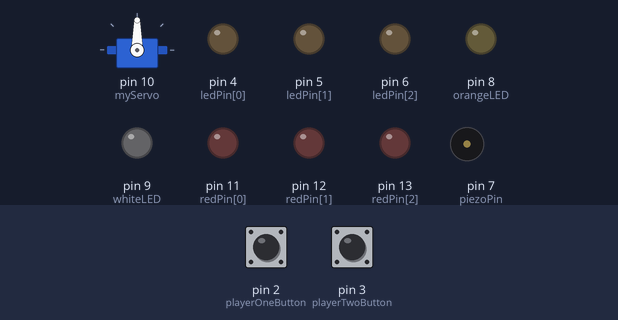
Simulated run of this sketch. Board: Arduino Uno, built with avr-gcc and run on an emulated ATmega328P. Parts: servo, output pins drawn as LEDs (lit = HIGH), buzzer (waves = sounding). The inputs (shaded band) are chosen by the test bench; at power-on: pin 2 (playerOneButton) HIGH, pin 3 (playerTwoButton) HIGH. Random numbers use the default seed unless the sketch sets one.

Above: at 1.2 s.
1.3 s: pin 2 (playerOneButton) pulled LOW for 0.15 s
At 3.8 s:
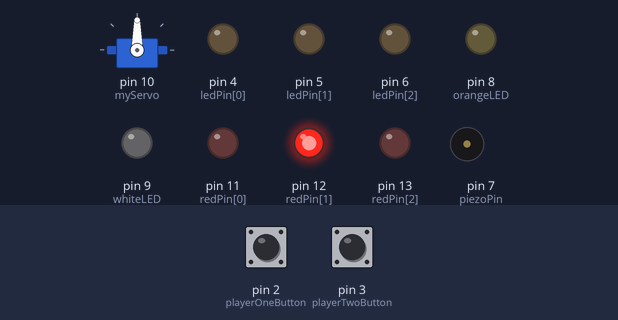
4.4 s: pin 2 (playerOneButton) pulsed LOW 2 times (0.12 s each, 0.3 s apart)
At 6.6 s:
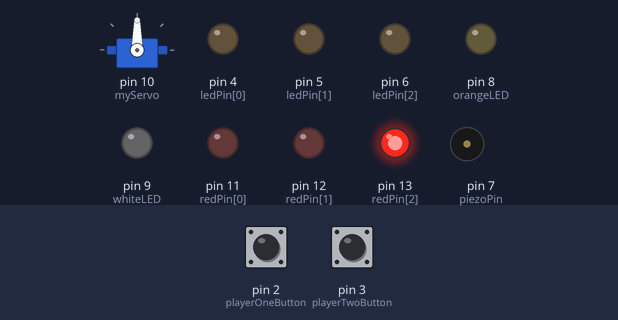
8.0 s: pin 3 (playerTwoButton) pulled LOW for 0.15 s
At 10.5 s:
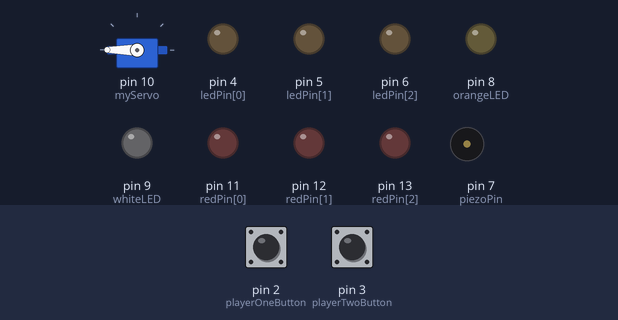
11.1 s: pin 3 (playerTwoButton) pulsed LOW 2 times (0.12 s each, 0.3 s apart)
At 13.1 s:
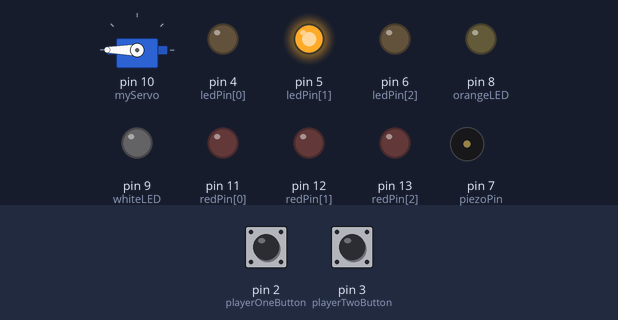
14.1 s: pin 2 (playerOneButton) pulled LOW for 1 s
At 16.7 s:
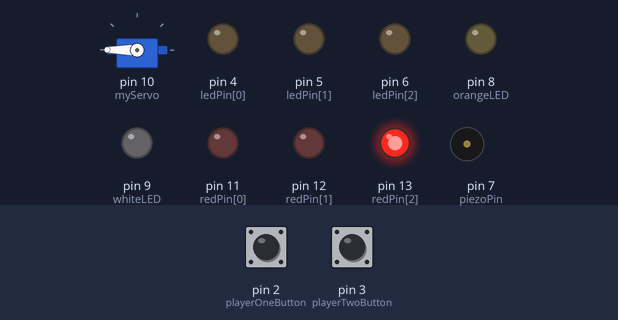
Timing chart, 0 to 30.2 s (numbered marks = the images above; inputs shaded):
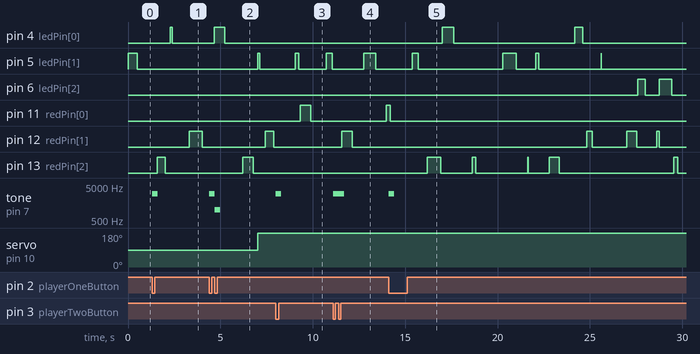

Measured:
- after the input at 1.3 s, tone on pin 7 (piezoPin): silent → 3000 Hz at once, → silent 0.30 s later
- after the input at 4.4 s, tone on pin 7 (piezoPin): silent → 3000 Hz at once, → 1000 Hz 0.30 s later, → silent 0.30 s later; servo on pin 10 (myServo): 90° → 180° after 2.6 s
- after the input at 8.0 s, tone on pin 7 (piezoPin): silent → 3000 Hz at once, → silent 0.30 s later
- after the input at 11.1 s, tone on pin 7 (piezoPin): silent → 3000 Hz at once, → silent 0.60 s later
- after the input at 14.1 s, tone on pin 7 (piezoPin): silent → 3000 Hz at once, → silent 0.30 s later

The sketch:

codeAnnotated.ino
```cpp
 /*
 *  This is the starter code for CM10194 System Architecture I Arduino Coursework 1.
 *  You need to extend this code to fufill the coursework specification.
 *  Couresework specification on Moodle: https://moodle.bath.ac.uk/mod/assign/view.php?id=914187
*/

#include <Servo.h> //installing the servo library

// assign LEDs and button to pins
int ledPin[] = {4,5,6};
int redPin[] = {11,12,13};
int playerOneButton = 2;
int playerTwoButton = 3;
int whiteLED = 9; //LED for a correct score for P1
int orangeLED = 8;//LED for a correct score for P2
int piezoPin = 7; //the pin for the piezo
int servo = 10;

// declare variables
int randNumber;
int whiteLEDOn;
int scoreP1 = 0;//store player ones score in this variable
int scoreP2 = 0;//store player twos score in this variable
int BoolP1 = 0;//Boolean to help the code check whether the button press for player one is correct
int BoolP2 = 0;//Boolean to help the code check whether the button press for player two is correct
Servo myServo;//sets the servo to the name myServo

//setup interrupt, button input and LED outputs
void setup() {
  attachInterrupt(digitalPinToInterrupt(2), checkPlayerOneInput, FALLING); // specify interrupt for when player ones button is pressed
  attachInterrupt(digitalPinToInterrupt(3), checkPlayerTwoInput, FALLING); // interrupt for when player twos button is pressed
  for (int i=0; i<3; i++){ // loop to assign all player 1 LEDS to the pins
    pinMode(ledPin[i], OUTPUT); // setting the LEDs as an output
  }
  for (int i=0; i<3; i++){ // loop to assign all player 1 LEDS to the pins
    pinMode(redPin[i], OUTPUT); // setting the LEDs as an output
  }
  myServo.attach(10); // attaching the servo to pin 10
  pinMode(playerOneButton, INPUT_PULLUP);
  pinMode(playerTwoButton, INPUT_PULLUP);
  pinMode(whiteLED, OUTPUT);
  pinMode(orangeLED, OUTPUT);
}

//run main program loop
void loop() {
  while (scoreP1 <10 && scoreP2 < 10){ // while the game has not ended keep the game playing for player one and player two
     playerOneGame(); // runs the game for player one
     playerTwoGame(); //runs the game for player two
     ScoreCompare();  // checks the score
  }
  if (scoreP1 >= 10){ // if player one has reached the score limit
    gameOver(scoreP1,scoreP2); //run the game over function passing through both players scores
    }
  else if(scoreP2>=10){ // if player two has reached the score limit
      gameOver(scoreP1,scoreP2); //run the game over function passing through both players scores
    }
}

void gameOver(int scoreP1, int scoreP2){ // game over function passing both players score as integers
for(int i = 0; i <= 20; i++){ // create a for loop to flash all their LEDs
      delay(50);
      digitalWrite(ledPin[0],HIGH);
      digitalWrite(ledPin[1],HIGH); // lighting up all the LEDs for player one
      digitalWrite(ledPin[2],HIGH);
      digitalWrite(redPin[0],HIGH);
      digitalWrite(redPin[2],HIGH); // lighting up all the LEDs for player two
      digitalWrite(redPin[1],HIGH);
      delay(50);
      digitalWrite(ledPin[0],LOW);
      digitalWrite(ledPin[1],LOW); // turning the lights off
      digitalWrite(ledPin[2],LOW);
      digitalWrite(redPin[0],LOW);
      digitalWrite(redPin[2],LOW); // turning off all the LEDs for player two
      digitalWrite(redPin[1],LOW);
      if (scoreP1 >=10){ // if player one has won the game
      digitalWrite(whiteLED,HIGH);//turn player 1 LED on to show they have won the game
      delay(50);
      digitalWrite(whiteLED,LOW);//turn the LED off
      delay(50);
    }

      else if (scoreP2 >=10){ //if player two has won the game
      digitalWrite(orangeLED,HIGH); //turn player 2 LED on to show they have won the game
      delay(50);
      digitalWrite(orangeLED,LOW);//turn the LED off
      delay(50);

        }

  }
  scoreP1=0; //resets both players scores
  scoreP2=0;
}


void ScoreCompare(){ // function to compare both plyers score and adjust the servo to point to the winner
  if(scoreP1 > scoreP2){ // if player one is winning
    myServo.write(180);//rotate the servo and arrow by 180 degrees from 90 to the direction of player one
    }
   else if(scoreP1 < scoreP2){ // if player two is winning
    myServo.write(0);//rotate the servo to 0 degrees from 90 to show that player two is winning
  }else{// if no one is winnning and the game is tied
   myServo.write(90); // rotate the servo to 90 degrees to point inbetween the two players
  }
}


void playerOneGame(){ //function for player ones game
      BoolP1 = 0; // sets the boolean for player one to 0. The boolean is used to see when a button press is incorrect or correct
      randNumber = random(3); // select a random number
      digitalWrite(ledPin[randNumber], HIGH); // light the LED with this number
      int ButtonTime = random(750-1500);//create a random time for the button to be correctly pressed
      long stime = millis();//initialise a variable to store the time starting from 0 milliseconds
      while (millis() - stime < ButtonTime){ //while the time is less than the button time
        BoolP1 = 1; // set the boolean for player 1 tobe true
        //this means that a button pressed at this time is a correct button pressed

      }
      BoolP1 = 0; // when the time runs out set the boolean back to 0 so any button presses are incorrect
      digitalWrite(ledPin[randNumber], LOW);//turn the lit LED off
      delay(random(500-2000)); // wait a randome time again before the function is used again in the main loop
      }
void playerTwoGame(){//function for player twos game
      BoolP2 = 0;// // sets the boolean for player two to 0. The boolean is used to see when a button press is incorrect or correct
      randNumber = random(3); // select a random number
      digitalWrite(redPin[randNumber], HIGH); // light the LED with this number
      int ButtonTime = random(750-1500); //create a random time for the button to be pressed for player two
      long stime = millis();//initialise a variable to store the time starting from 0 milliseconds
      while (millis() - stime < ButtonTime){//while the time is less than the button time generated any button presses in this time are valid
        BoolP2 = 1; //sets player twos boolean value to 1 so that the button press in this time is a valid button press
      }
      BoolP2 = 0;// when the time runs out set the boolean back to 0 so any button presses are incorrect
      digitalWrite(redPin[randNumber], LOW);//turn the lit LED off
      delay(random(500-2000));// wait a randome time again before the function is used again in the main loop
      }


void checkPlayerOneInput(){//the interrupt function for player ones button
  //the function checks that when the button is pressed for player one at any time it is a correct button press
  if(BoolP1 == 1){//if the boolean value for player one is valid
    playerOneInput();//run the function which shows that the button press was correct
  }else{//if the button press was invalid
    tone(piezoPin,3000,300); //output a sound on the peizo to show that the button press was incorrect
  }
  }
void playerOneInput() {//function for a correct button press by P1
      BoolP1 = 1;
      digitalWrite(whiteLED, HIGH);//turns P1, LED that indicates a correct button press on
      tone(piezoPin,1000,300);//outputs a unique sound for a correct button press player one on the piezo
      scoreP1 +=1;//increments player ones score by one
      delay(1000);//waits 1000 millisecons
      digitalWrite(whiteLED, LOW);//then turns the LED off that indicates a correct button is played

 }

void checkPlayerTwoInput(){//the interrupt function for player twos button
    //the function checks that when the button is pressed for player two at any time it is a correct button press
  if(BoolP2 == 1){//if the boolean was valid in other words if the button press was valid
    playerTwoInput(); //run function which shows player twos button press was correct
  }else{//if the button press was invalid
    tone(piezoPin,3000,300); //output a sound on the peizo to show that the button press was incorrect
  }
  }
void playerTwoInput() {//function for a correct button press by P2
      BoolP2 = 1;
      digitalWrite(orangeLED, HIGH);//turns on the LED that indictaes a score has been scored by player two
      tone(piezoPin,500,300);//outputs a unique sound for a correct button press player two on the piezo
      scoreP2 +=1;//increments player twos score by one
      delay(1000);//waits a sec to turn the LED off
      digitalWrite(orangeLED, LOW);//then turns the LED off that indicates a correct button is played
   }

  /*change this code so that white LED only switches on when button is pressed
  at the right time*/
```
